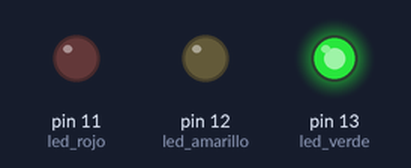
Bench run of a sketch on a simulated Arduino Uno, built with avr-gcc and run on an emulated ATmega328P. On the bench: output pins drawn as LEDs (lit = HIGH).

Above: at 0.2 s.
At 0.7 s:
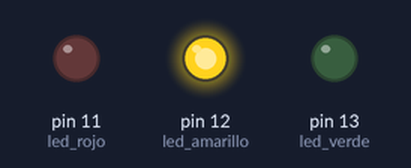
At 2.7 s:
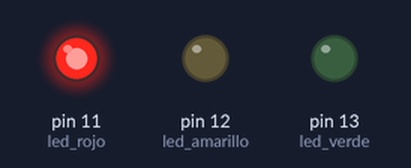
Timing chart, 0 to 3.5 s (numbered marks = the images above):
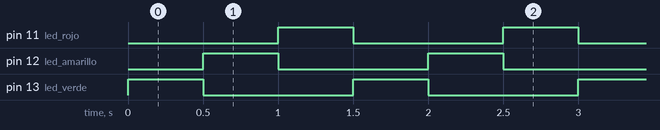

Measured:
- by itself, pin 11 (led_rojo), pin 12 (led_amarillo), pin 13 (led_verde): alternates HIGH for 0.50 s and LOW for 1.0 s
- by itself, everything shown: repeats every 1.5 s, in 4 steps

The sketch:

codigo.ino
```cpp
int led_verde=13;
int led_amarillo=12;
int led_rojo=11;

void setup() {
  // put your setup code here, to run once:
  pinMode(led_verde,OUTPUT);
  pinMode(led_amarillo,OUTPUT);
  pinMode(led_rojo,OUTPUT);
}

void loop() {
  // put your main code here, to run repeatedly:
  digitalWrite(led_verde,HIGH);
  delay(500);
  digitalWrite(led_verde,LOW);
  digitalWrite(led_amarillo,HIGH);
  delay(500);
  digitalWrite(led_amarillo,LOW);
  digitalWrite(led_rojo,HIGH);
  delay(500);
  digitalWrite(led_rojo,LOW);
}
```
